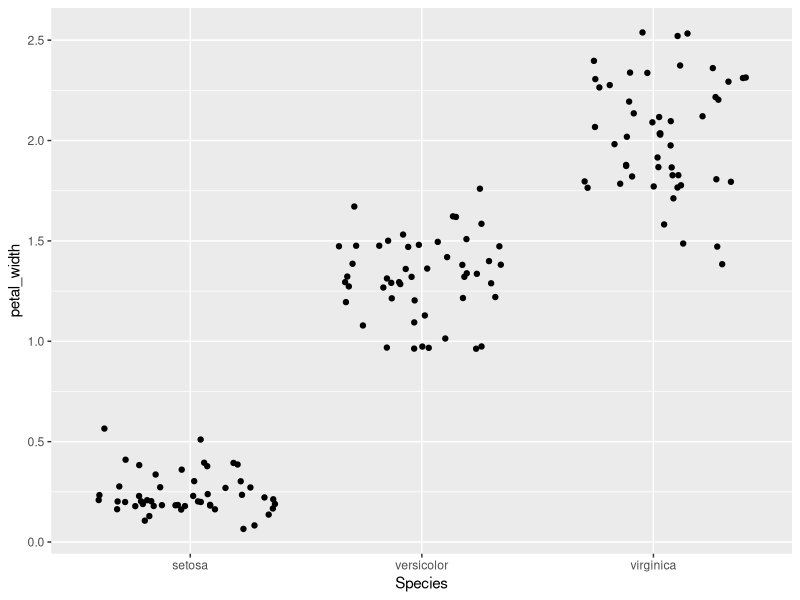
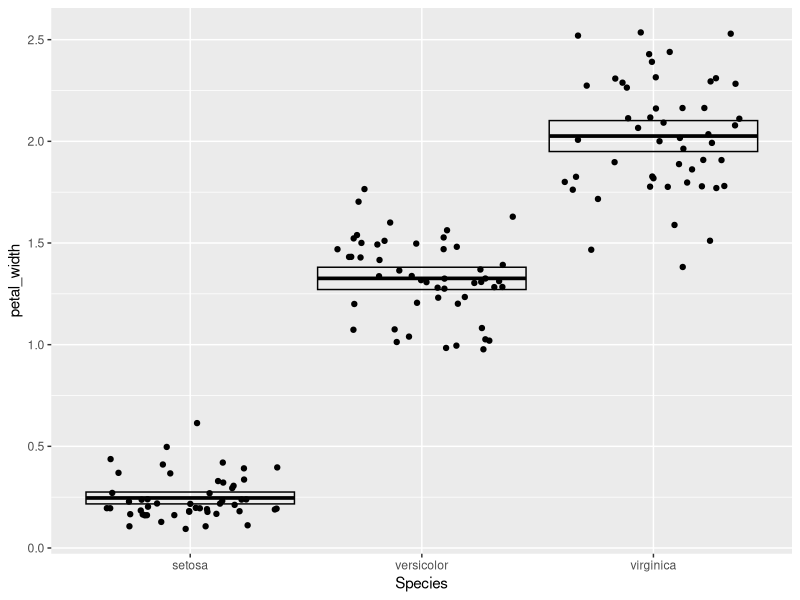
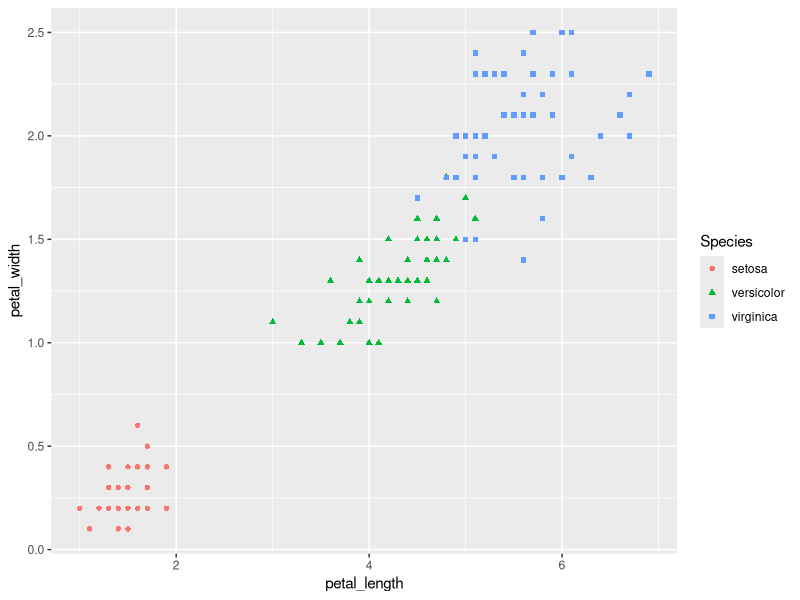

The R source for these figures, in order:
## ---- chunk 1
library(tidyverse)
iris <- as_tibble(iris)

## ---- chunk 2
rename(iris, 
sepal_length = Sepal.Length,
sepal_width= Sepal.Width,
petal_width=Petal.Width,
petal_length = Petal.Length)
iris2 <- rename(iris, 
             sepal_length = Sepal.Length,
             sepal_width= Sepal.Width,
             petal_width=Petal.Width,
             petal_length = Petal.Length)
iris2
## ---- chunk 3
mutate(iris2,
       sepal_length=sepal_length*10,
       sepal_width=sepal_width*10,
       petal_width=petal_width*10,
       petal_length=petal_length*10)
## ---- chunk 4
thing_with_areas <-
mutate(iris2,
       sepal_area = sepal_length * sepal_width, 
       petal_area = petal_length * petal_width)

select(thing_with_areas, Species, sepal_area, petal_area)

## ---- chunk 5
summarize(
        iris2,
        sampl_size= n(),
        max_sepal_length = max(sepal_length),
        min_sepal_length = min(sepal_length),
        range_sepal_length = max(sepal_length)-min(sepal_length),
        med_sepal_length = median(sepal_length),
        q1 = quantile(sepal_length, probs=0.25),
        q3=quantile(sepal_length, probs=0.75),
        IQR_sepal_length = IQR(sepal_length)
        )
## ---- chunk 6
petal_grouped<- group_by(iris2,Species)
# petal_grouped
petal_widthsummary <-
        summarize(
                petal_grouped,
                sampl_size = n(),
                mean_petal_width = mean(petal_width),
                sd_petal_width = sd(petal_width),
                var_petal_width = var(petal_width),
                sem_petal_width = sd_petal_width / sqrt(sampl_size),
                ci_upper_limit = mean_petal_width + 1.96 *
                        sem_petal_width,
                ci_lower_limit = mean_petal_width - 1.96 * sem_petal_width
        )
petal_widthsummary
## ---- chunk 7
ggplot(data = iris2) +
        geom_jitter(mapping = aes(x = Species, y = petal_width))

## ---- chunk 8
ggplot(data = iris2)+
        geom_jitter(mapping=aes(x=Species,y=petal_width))+
        geom_crossbar(
                data=petal_widthsummary,
                mapping=aes(x=Species,y=mean_petal_width, ymax = ci_upper_limit,
                            ymin = ci_lower_limit))
## ---- chunk 9
ggplot(data = iris2)+
        geom_point(mapping=aes(x=petal_length,y=petal_width,color=Species,shape=Species))
        
